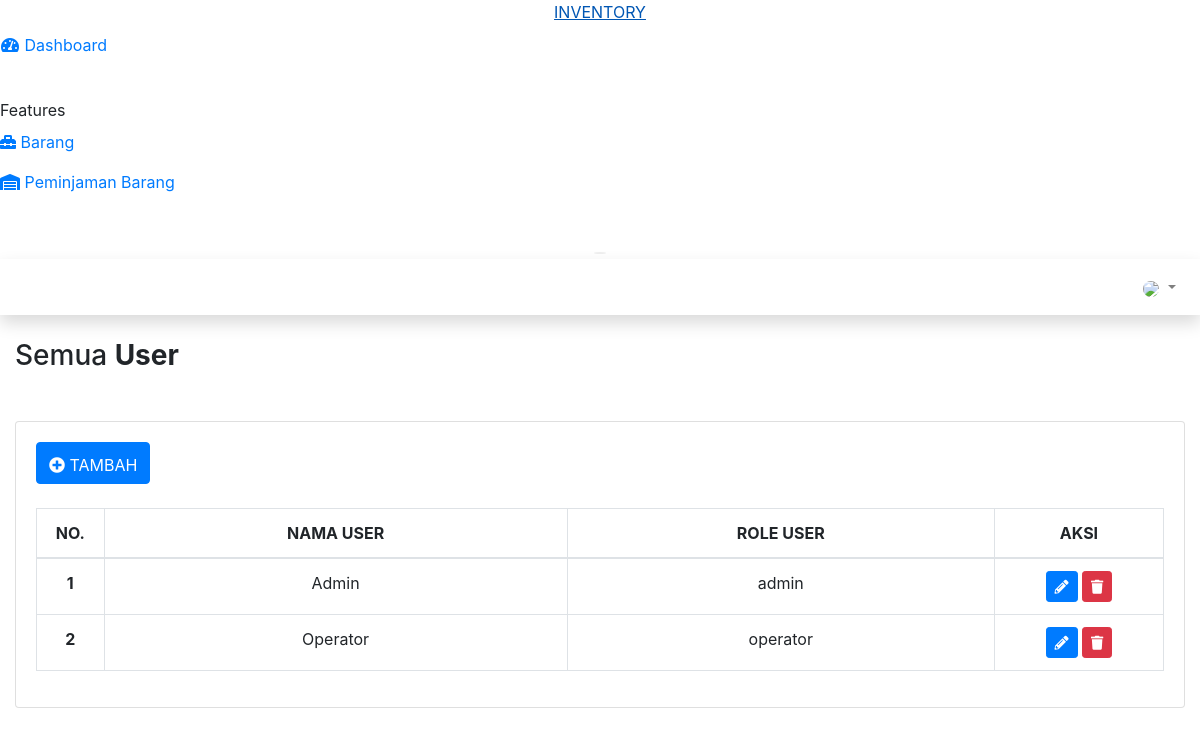
The app's page /index.php/admin/user with its own data.
### tables this page shows
CREATE TABLE `user` (
  `id` int NOT NULL,
  `name` varchar(255) NOT NULL,
  `email` varchar(255) NOT NULL,
  `password` varchar(255) NOT NULL,
  `role` enum('admin','operator') NOT NULL DEFAULT 'operator',
  `created_at` timestamp NOT NULL DEFAULT CURRENT_TIMESTAMP
);

### application/controllers/admin/User.php (called while the page is built, shortened)
<?php
class User extends CI_Controller
{
    public function __construct()
    {
        $this->load->model('user_model');
        $this->load->helper('date');
    }
    public function index()
    {
        $data['users']         = $this->user_model->data()->result();
        $this->load->view('admin/user/index', $data);
    }
}

### index.php (called while the page is built, shortened)
<?php
require_once BASEPATH.'core/CodeIgniter.php';

### application/models/User_model.php (called while the page is built, shortened)
<?php
class User_model extends CI_Model
{
    private $table          = 'user';
    public function data()
    {
        $this->db->order_by('id', 'ASC');
        return $query       = $this->db->get($this->table);
    }
}
?>

### application/views/admin/user/index.php (the view, shortened to what this page needs)
<!DOCTYPE html>
<html lang="en">
<head>
</head>
<body id="page-top">
    <div id="wrapper">
        <div id="content-wrapper" class="d-flex flex-column">
            <div id="content">
                <div class="container-fluid">
                    <div class="main-content">
                        <section class="section">
                            <div class="section-header">
                                <h3 class="mt-3">Semua <b>User</b></h3>
                            </div>
                            <div class="section-body">
                                <div class="card mt-5">
                                    <div class="card-body">
                                        <div class="form-group">
                                            <div
                                                class="input-group d-sm-flex align-items-center justify-content-between mb-4">
                                                <a href="<?= site_url('admin/user/store ') ?>" class="btn btn-primary"
                                                    style="padding-top: 10px;"><i class="fa fa-plus-circle"></i>
                                                    TAMBAH</a>
                                            </div>
                                        </div>
                                        <div class="table-responsive">
                                            <table class="table table-bordered">
                                                <thead>
                                                    <tr class="text-center">
                                                        <th scope="col" style="text-align: center;width: 6%">NO.</th>
                                                        <th scope="col">NAMA USER</th>
                                                        <th scope="col">ROLE USER</th>
                                                        <th scope="col" style="width: 15%;text-align: center">AKSI</th>
                                                    </tr>
                                                </thead>
                                                <tbody>
                                                    <?php foreach($users as $no => $item) :?>
                                                    <tr class="text-center">
                                                        <th scope="row" style="text-align: center">
                                                            <?= ++$no ?></th>
                                                        <td><?= $item->name ?></td>
                                                        <td><?= $item->role ?></td>
                                                        <td class="text-center">
                                                            <a href="<?= site_url('admin/user/update/' . $item->id) ?>"
                                                                class="btn btn-sm btn-primary">
                                                                <i class="fa fa-pencil-alt"></i>
                                                            </a>
                                                            <a href="#"
                                                                data-delete-url="<?= site_url('admin/user/delete/'. $item->id) ?>"
                                                                class="btn btn-sm btn-danger" role="button"
                                                                onclick="confirmDelete(this)">
                                                                <i class="fa fa-trash"></i></a>
                                                        </td>
                                                    </tr>
                                                    <?php endforeach ?>
                                                </tbody>
                                            </table>
                                        </div>
                                    </div>
                                </div>
                            </div>
                    </div>
                </div>
            </div>
        </div>
    </div>
</body>
</html>

### records on screen
user: name "Admin", role "admin"
user: name "Operator", role "operator"
